Frame 1 (no input): blank canvas, image omitted
Frame 60 (no input): blank canvas, image omitted
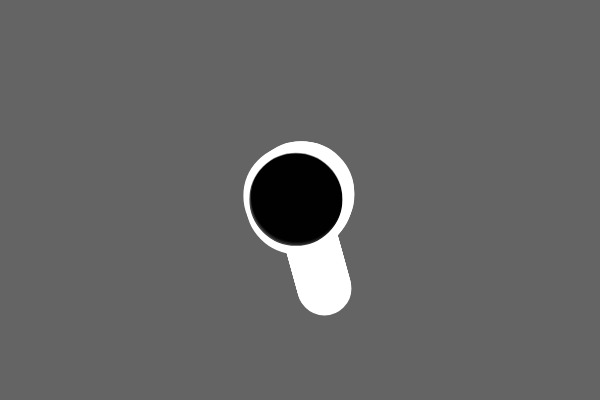
Frame 120 (the mouse pressed at the canvas centre since frame 60)

The p5.js sketch whose frames 1 and 60 were blank and that drew this single picture after the mouse press (run headless with seeded random() and noise() and a simulated clock; from frame 60 on, the mouse is pressed at the canvas centre):

// p5.js sketch
// ── sketch.js
let a_bubbles = [];
let a_balls = [];

function setup() {
  createCanvas(600, 400);
}

function mousePressed() {
  // clicked_bubble(a_bubble, mouseX, mouseY);
  let bub = {
    x: mouseX,
    y: mouseY,
    r: random(20, 60),
    brightness: 0
  };
  a_bubbles.push(bub);
  // print('a_bubbles', a_bubbles)
  
  let ball = {
    name: 'a-',
    x: mouseX,
    y: mouseY,
    xspeed: random(0,2),
    yspeed: random(0,2),
    r: 25
  };
  a_balls.push(ball)
  
  background(100)
}

function draw() {
  // background(0);
  // bounce_ball(a_ball);
  for (let bub of a_bubbles) {
    draw_bubble(bub);
  }
  for (let ball of a_balls) {
    bounce_ball(ball);
  }
  // for (let inx = 0; inx < a_bubbles.length; inx++) {
  //   let bub = a_bubbles[inx];
  //   draw_bubble(bub);
  // }
}


// from https://editor.p5js.org/jht1493/sketches/LrhcIzvr2
// ── bounce.js
function bounce_ball(ball) {
//   ball.xspeed = (mouseX - ball.x) / 10;
//   ball.yspeed = (mouseY - ball.y) / 10;
  
  fill(255,100)
  circle(ball.x, ball.y, ball.r * 2);
  
  ball.x += ball.xspeed;
  ball.y += ball.yspeed;
  
  const off_left = ball.x < ball.r;
  const off_right = ball.x > width - ball.r;
  if (off_left || off_right) {
    ball.xspeed = -ball.xspeed;
  }
  const off_top = ball.y < ball.r;
  const off_bottom = ball.y > height - ball.r;
  if (off_top || off_bottom) {
    ball.yspeed = -ball.yspeed;
  }
}
// ── bubble.js
function draw_bubble(bub) {
  move_bubble(bub);
  show_bubble(bub);
}

function move_bubble(bub) {
  bub.x = bub.x + random(-2, 2);
  bub.y = bub.y + random(-2, 2);
}

function show_bubble(bub) {
  stroke(255);
  strokeWeight(4);
  fill(bub.brightness, 125);
  ellipse(bub.x, bub.y, bub.r * 2);
}

function clicked_bubble(bub, px, py) {
  let d = dist(px, py, bub.x, bub.y);
  if (d < bub.r) {
    if (bub.brightness == 0)
      bub.brightness = 255;
    else
      bub.brightness = 0;
  }
}
